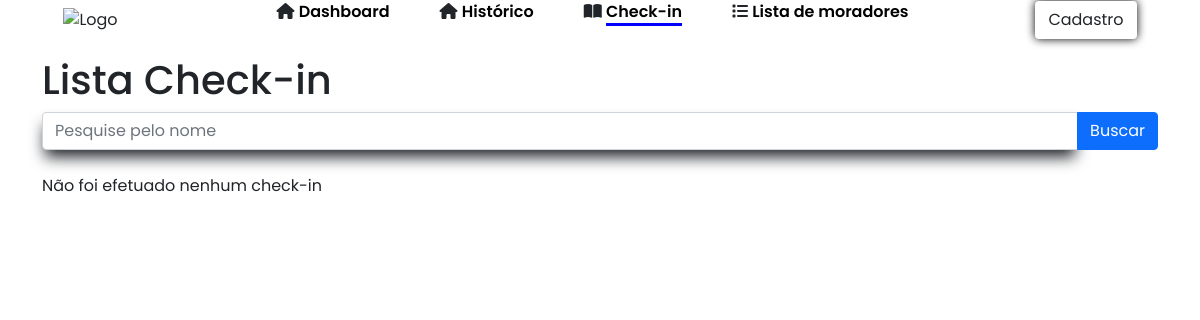
Page /Paginas/lista.php on the earlier database version.
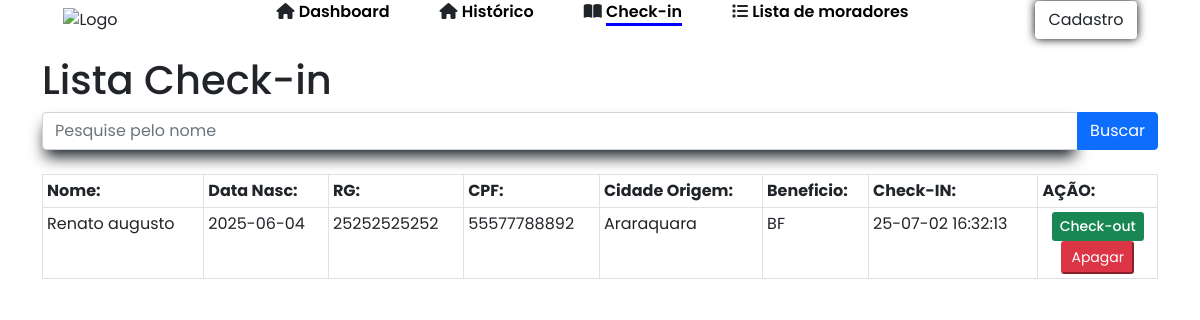
Same page on the later database version.
### tables this page shows
CREATE TABLE hospedagens(
    id INTEGER PRIMARY KEY AUTOINCREMENT,
    morador_id INTEGER,
    data_checkin text,
    data_checkout text,
    jantou TEXT,
    banho TEXT,
    passagem TEXT,
    destino TEXT,
    atendente TEXT,
    FOREIGN KEY (morador_id) REFERENCES moradores(id)
    );

CREATE TABLE moradores(
    id INTEGER PRIMARY KEY AUTOINCREMENT,
    nome TEXT NOT NULL,
    data_nasc TEXT NOT NULL,
    rg TEXT NOT NULL,
    cpf TEXT NOT NULL,
    cidade_origem TEXT NOT NULL,
    beneficio TEXT NOT NULL
    );

### Paginas/lista.php (the view, shortened to what this page needs)
<?php
require '../Formularios/processo.php';
$pesquisa = $_GET['nome'] ?? '';
if ($pesquisa) {
  $sql = "SELECT h.id AS hospedagens, m.id AS morador_id, m.nome, m.data_nasc, m.rg, m.cpf, m.cidade_origem, m.beneficio, h.data_checkin
          FROM moradores m
          JOIN hospedagens h ON m.id = h.morador_id
          WHERE h.data_checkout IS NULL AND m.nome LIKE ?
          ORDER BY h.data_checkin ASC";
  $stmt = $db->prepare($sql);
  $stmt->execute(["%$pesquisa%"]);
} else {
  $sql = "SELECT h.id AS hospedagens, m.id AS morador_id, m.nome, m.data_nasc, m.rg, m.cpf, m.cidade_origem, m.beneficio, h.data_checkin
          FROM moradores m
          JOIN hospedagens h ON m.id = h.morador_id
          WHERE h.data_checkout IS NULL
          ORDER BY h.data_checkin ASC";
  $stmt = $db->prepare($sql);
  $stmt->execute();
}
$moradores = $stmt->fetchAll(PDO::FETCH_ASSOC);
?>
<!DOCTYPE html>
<html lang="pt-br">
    <head>
        <link rel="stylesheet" href="https://cdnjs.cloudflare.com/ajax/libs/font-awesome/6.7.2/css/all.min.css">
        <link rel="stylesheet" href="/css/style.css">
        <link rel="stylesheet" href="/css/navbar.css">
        <link rel="stylesheet" href="/css/home.css">
        <link href="https://cdn.jsdelivr.net/npm/bootstrap@5.0.2/dist/css/bootstrap.min.css" rel="stylesheet">
      </head>
    <body>
  <header>
<nav id="navbar">
  <img src="https://www.aparecida.sp.gov.br/img/logo_rodape.png" class="img-fluid " alt="Logo">
   <ul id="nav_list">
        <li class="nav-item">
            <i class="fa-solid fa-house"></i>
          <a href="/Paginas/index.php">Dashboard</a>
          </li>
            <li class="nav-item">
          <i class="fa-solid fa-house"></i>
          <a href="/Paginas/checarlista.php">Histórico</a>
          </li>
            <li class="nav-item active">
          <i class="fa-solid fa-book-open"></i>
          <a href="/Paginas/lista.php">Check-in</a>
          </li>
          <li class="nav-item">
            <i class="fa-solid fa-list"></i>
          <a href="/Paginas/fazcheckin.php">Lista de moradores</a>
          </li>
      </ul>
      <a href = "cadmorador.html" class = 'btn btn-default'>
          Cadastro
      </a>
     </nav>
  </header>
    <main id="content">
      <div class="container-fluid">
      <div>
        <div class="container pt-3">
        <h1>Lista Check-in</h1>
          <form method="get" action="">
          <div class="input-group">
          <input type="text" class="form-control" placeholder="Pesquise pelo nome" name="nome" value=<?php echo htmlspecialchars($pesquisa);?>>
          <button class="btn btn-primary" type="submit">Buscar</button>
          </div>
        </form><br>
        <?php if (count($moradores) > 0): ?>
        <table class="table table-bordered table-sm table-hover table-responsive">
            <tr>
                <th>Nome:</th>
                <th>Data Nasc:</th>
                <th>RG:</th>
                <th>CPF:</th>
                <th>Cidade Origem:</th>
                <th>Beneficio:</th>
                <th>Check-IN:</th>
                <th>AÇÃO:</th>
            </tr>
            <?php foreach ($moradores as $m): ?>
                <tr>
                <td><?php echo ($m['nome'])?></td>
                <td><?php echo ($m['data_nasc'])?></td>
                <td><?php echo ($m['rg'])?></td>
                <td><?php echo ($m['cpf'])?></td>
                <td><?php echo ($m['cidade_origem'])?></td>
                <td><?php echo ($m['beneficio'])?></td>
                <td><?php echo ($m['data_checkin'])?></td>
                <td>
                <form method="get" action = "../Formularios/checkout.php" onsubmit="return confirm('Deseja confirmar o check-out?')">
                    <button class="btn-sm btn-success" type = "submit">Check-out</button>
                </form>
                <form method="post" action = "../Formularios/delete.php" onsubmit="return confirm('Confirma a exclusão do registro?')">
                    <button class="btn-sm btn-danger" type = "submit">Apagar</button>
                </form>
                </td>
                </tr>
            <?php endforeach; ?>
        </table>
        </div>
        <?php else: ?>
          <p>Não foi efetuado nenhum check-in</p>
        <?php endif; ?>
        </div>
        </main>
    </body>
    </html>

### css/style.css (style rules this page uses)
* { font-family: 'Poppins', sans-serif; margin: 0; padding: 0; box-sizing: border-box; align-items: center; justify-content: center; }
html { height: 100%; }
form { display: flex; }

### css/navbar.css (style rules this page uses)
#navbar { width: 100%; display: flex; align-items: center; justify-content: space-around; }
#nav_list { display: flex; list-style: none; gap: 50px; }
.nav-item a { text-decoration: none; color: black; font-weight: 600; }
.nav-item.active a { color: black; border-bottom: 3px solid blue; }
.btn-default { border: none; color: white; display: flex; align-items: center; text-decoration: none; background-color: blue; border-radius: 12px; padding: 10px 14px; font-weight: 600; box-shadow: 0 0 10px black; cursor: pointer; transition: background-color .3s ease; }
.btn-success { background-color: green; display: flex; align-items: center; border: none; padding: 8px 12px; border-radius: 8px; font-size: 15px; font-weight: 500; cursor: pointer; gap: 8px; box-shadow: 0px 10px 15px -3px; }
form { display: flex; justify-content: space-between; flex-direction: column; gap: 30px; height: 100%; }
.form-control { display: flex; align-items: center; background-color: white; box-shadow: 0px 10px 15px -3px; padding: 10px; width: 100%; border: none; border-radius: 8px; }

Differences in the rows shown:
added hospedagens: morador.nome "Renato augusto", morador.data_nasc "2025-06-04", morador.rg "25252525252", morador.cpf "55577788892", morador.cidade_origem "Araraquara", morador.beneficio "BF", data_checkin "25-07-02 16:32:13"
Other differences:
text no longer shown: "Não foi efetuado nenhum check-in"
text now shown: "Nome: Data Nasc: RG: CPF: Cidade Origem: Beneficio: Check-IN: AÇÃO:"
